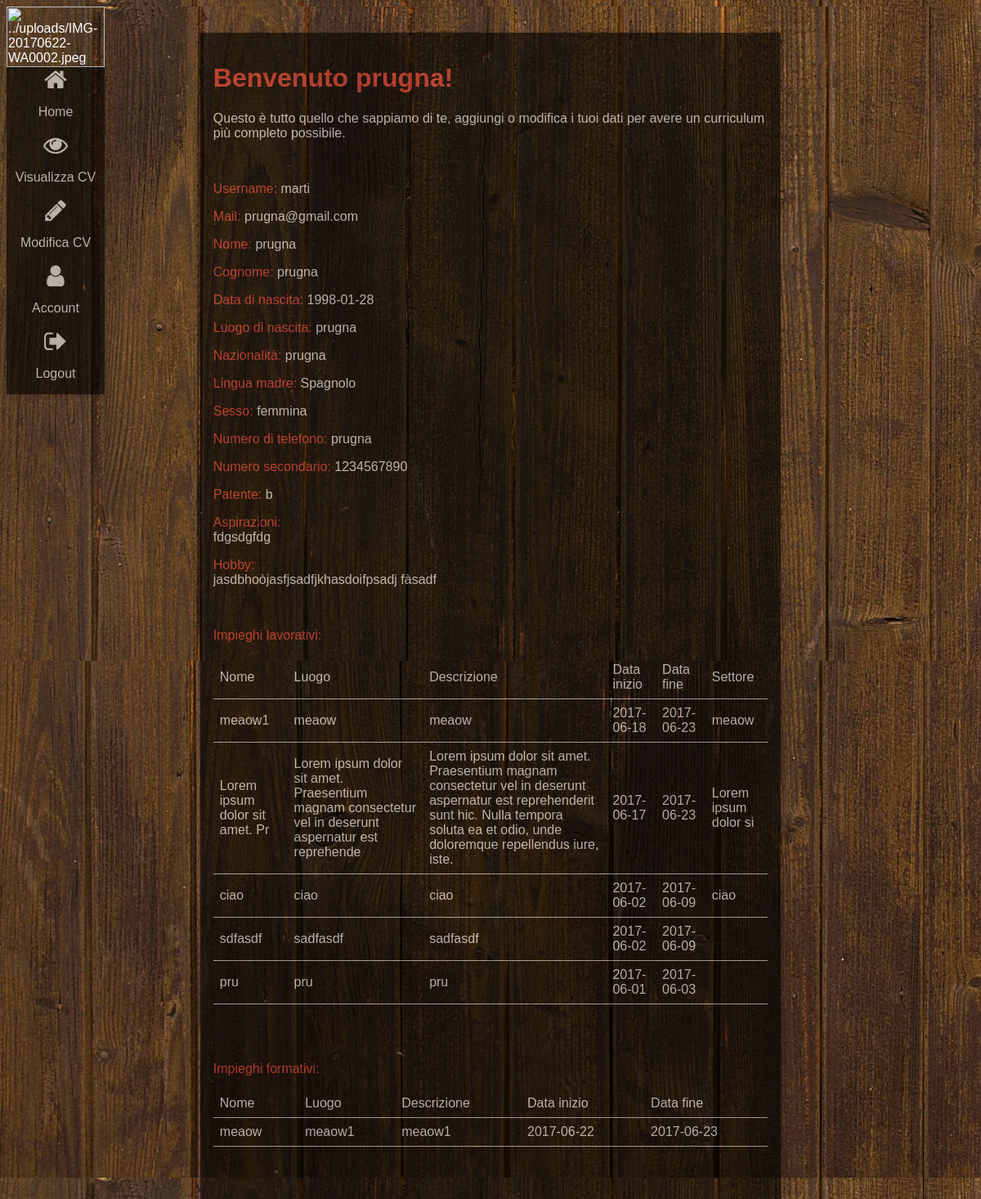
The page /_php/home.php (signed in, upper part) on the database as committed earlier.
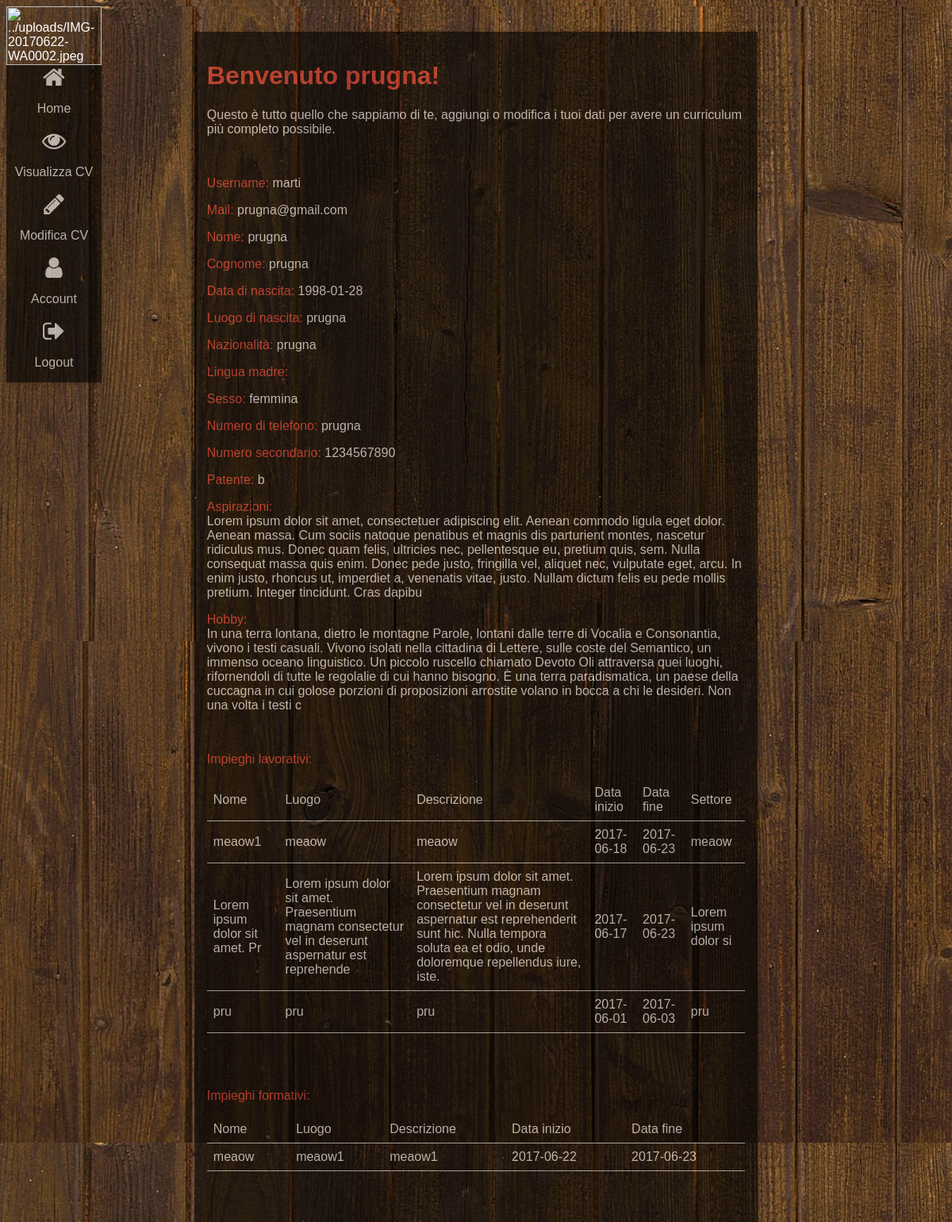
The same page on the database as committed later.
### tables this page shows
CREATE TABLE `lavoro` (
  `idlavoro` int(11) NOT NULL,
  `username` varchar(15) NOT NULL,
  `nome` varchar(30) NOT NULL,
  `luogo` varchar(100) NOT NULL,
  `descrizione` varchar(400) NOT NULL,
  `datainizio` varchar(10) NOT NULL,
  `datafine` varchar(10) NOT NULL,
  `settore` varchar(20) NOT NULL
);

CREATE TABLE `formazione` (
  `idformazione` int(11) NOT NULL,
  `username` varchar(15) NOT NULL,
  `nome` varchar(30) NOT NULL,
  `luogo` varchar(100) NOT NULL,
  `descrizione` varchar(400) NOT NULL,
  `datainizio` varchar(10) NOT NULL,
  `datafine` varchar(10) NOT NULL
);

### _php/home.php (the view, shortened to what this page needs)
<?php
	require_once('Connessione.php');
	$usernamemd5=$_SESSION['usernamemd5'];
	$foto=$_SESSION['foto'];
?>
<html>
	<head>
		<link rel="stylesheet" type="text/css" href="../_css/stylesheet_home.css">
		<link rel="stylesheet" href="https://cdnjs.cloudflare.com/ajax/libs/font-awesome/4.7.0/css/font-awesome.min.css">
	</head>
	<body style="min-height="100%">
		<div class="container-home">
			<div class="sidebar">
				<?php
					echo '<img src="';
					echo $foto;
					echo '"style="width:100%"';
					echo 'alt="';
					echo $foto;
					echo '"style="width:100%">';
				?>
				<div class="sidebar-home">
					<a href="home.php" class="sidebar-oggetti">
						<i class="fa fa-home"></i>
						<p>Home</p>
					</a>
					<a href="cv.php?id=<?php echo $usernamemd5; ?>" target="_blank" class="sidebar-oggetti">
						<i class="fa fa-eye"></i>
						<p>Visualizza CV</p>
					</a>
					<a href="modifica.php" class="sidebar-oggetti">
						<i class="fa fa-pencil"></i>
						<p>Modifica CV</p>
					</a>
					<a href="account.php" class="sidebar-oggetti">
						<i class="fa fa-user"></i>
						<p>Account</p>
					</a>
					<a href="login.php?logout=true" class="sidebar-oggetti">
						<i class="fa fa-sign-out"></i>
						<p>Logout</p>
					</a>
				</div>
			</div>
			<div class="box-home">
				<div class="box-account">
					<h1 class="titolo-rosa">Benvenuto <?php echo $_SESSION['nome']?>! </h1>
					<p>Questo &egrave tutto quello che sappiamo di te, aggiungi o modifica i tuoi dati per avere un curriculum più completo possibile.</p><br>
					<p><font class="titolo-rosa"> Username: </font><?php echo $_SESSION['username']?></p>
					<p><font class="titolo-rosa"> Mail: </font><?php echo $_SESSION['mail']?></p>
					<p><font class="titolo-rosa"> Nome: </font><?php echo $_SESSION['nome']?></p>
					<p><font class="titolo-rosa"> Cognome: </font><?php echo $_SESSION['cognome']?></p>
					<p><font class="titolo-rosa"> Data di nascita: </font><?php echo $_SESSION['data']?></p>
					<p><font class="titolo-rosa"> Luogo di nascita: </font><?php echo $_SESSION['luogo']?></p>
					<p><font class="titolo-rosa"> Nazionalità: </font><?php echo $_SESSION['nazionalita']?></p>
					<p><font class="titolo-rosa"> Lingua madre: </font><?php echo $_SESSION['madre']?></p>
					<p><font class="titolo-rosa"> Sesso: </font><?php echo $_SESSION['sesso']?></p>
					<p><font class="titolo-rosa"> Numero di telefono: </font><?php echo $_SESSION['numtel']?></p>
					<?php
						if(strlen ($_SESSION['numtel2'])!="null"){
							echo '<p><font class="titolo-rosa"> Numero secondario: </font>';
							echo $_SESSION["numtel2"];
							echo '</p>';
						}
						if(strlen ($_SESSION['patente'])!="null"){
							echo '<p><font class="titolo-rosa"> Patente: </font>';
							echo $_SESSION["patente"];
							echo '</p>';
						}
						if($_SESSION['aspirazioni']!="null" && strlen($_SESSION['aspirazioni'])!=0){
							echo '<p><font class="titolo-rosa">Aspirazioni: </font><br>';
							echo $_SESSION["aspirazioni"];
							echo '</p>';
						}
						if($_SESSION['hobby']!="null" && strlen($_SESSION['hobby'])!=0){
							echo '<p><font class="titolo-rosa"> Hobby: </font><br>';
							echo $_SESSION["hobby"];
							echo '</p>';
						}
						$username=$_SESSION['username'];
						$query=$conn->prepare("SELECT * FROM lavoro WHERE (username='$username')");
						$query->execute();
						$count=$query->rowCount();
						if($count>0){
							echo '<br><p><font class="titolo-rosa">Impieghi lavorativi:</p>';
							require_once('Connessione.php');
							$username=$_SESSION['username'];
							$query=$conn->prepare("SELECT nome, luogo, descrizione, datainizio, datafine, settore FROM lavoro WHERE username='$username' ORDER BY datainizio DESC");
							$query->execute();
							echo '<table>
									<tr>
										<td>Nome</td>
										<td>Luogo</td>
										<td>Descrizione</td>
										<td>Data inizio</td>
										<td>Data fine</td>
										<td>Settore</td>
									</tr>'
							;
							while($row = $query->fetch(PDO::FETCH_BOTH)){
								echo
									'<tr><td>'
								;
								echo	$row['nome'];
								echo	'</td>
										<td>'
								;
								echo	$row['luogo'];
								echo	'</td>
										<td>'
								;
								echo	$row['descrizione'];
								echo	'</td>
										<td>'
								;
								echo	$row['datainizio'];
								echo	'</td>
										<td>'
								;
								echo	$row['datafine'];
								echo	'</td>
										<td>'
								;
								echo	$row['settore'];
								echo	'</td>
									</tr>'
								;
							}
							echo
								'</table><br><br>'
							;
						}
						$username=$_SESSION['username'];
						$query=$conn->prepare("SELECT * FROM formazione WHERE (username='$username')");
						$query->execute();
						$count=$query->rowCount();
						if($count>0){
							echo '<br><p><font class="titolo-rosa">Impieghi formativi:</p>';
							require_once('Connessione.php');
							$username=$_SESSION['username'];
							$query=$conn->prepare("SELECT nome, luogo, descrizione, datainizio, datafine FROM formazione WHERE username='$username' ORDER BY datainizio DESC");
							$query->execute();
							echo '<table>
								<tr>
									<td>Nome</td>
									<td>Luogo</td>
									<td>Descrizione</td>
									<td>Data inizio</td>
									<td>Data fine</td>
								</tr>'
							;
							while($row = $query->fetch(PDO::FETCH_BOTH)){
								echo
									'<tr><td>'
								;
								echo	$row['nome'];
								echo	'</td>
										<td>'
								;
								echo	$row['luogo'];
								echo	'</td>
										<td>'
								;
								echo	$row['descrizione'];
								echo	'</td>
										<td>'
								;
								echo	$row['datainizio'];
								echo	'</td>
										<td>'
								;
								echo	$row['datafine'];
								echo	'</td>
									</tr>'
								;
							}
							echo
								'</table><br><br>'
							;
						}
						$username=$_SESSION['username'];
						$query=$conn->prepare("SELECT * FROM lingua WHERE (username='$username')");
						$query->execute();
						$count=$query->rowCount();
						if($count>0){
							echo '<br><p><font class="titolo-rosa">Lingua:</p>';
							echo'<table>
								<tr>
									<tr>
										<td>Lingua</td>
										<td colspan="2">Compresione</td>
										<td colspan="2">Parlato</td>
										<td>Produzione scritta</td>
									<tr>
									<tr>
										<td></td>
										<td>Ascolto</td>
										<td>Lettura</td>
										<td>Interazione</td>
										<td>Produzione orale</td>
										<td></td>
									<tr>'
							;
							echo
								'</table><br><br>'
							;
						}
						$username=$_SESSION['username'];
						$query=$conn->prepare("SELECT * FROM digitali WHERE (username='$username')");
						$query->execute();
						$count=$query->rowCount();
						if($count>0){
							echo '<br><p><font class="titolo-rosa">Competenze digitali:</p>';
							echo'<table>
								<tr>
									<tr>
										<td>Elaborazione delle informazioni</td>
										<td>Comunicazione</td>
										<td>Creazione dei contenuti</td>
										<td>Sicurezza</td>
										<td>Risoluzione dei problemi</td>
									<tr>
								<tr>'
							;
							echo
								'</table><br><br>'
							;
						}
					?>
				</div>
			</div>
		</div>
	</body>
</html>

### _css/stylesheet_home.css (style rules this page uses)
body,h1, p { font-family: "Raleway", sans-serif; color: white; }
body, html { height:100%; background-image: url('../_pics/texture.jpg'); background-color:white; }
p { color:white!important; }
.container-home { min-height:100%; margin:auto; height: auto; }
.box-account { padding:0.01em 16px; margin-top:16px; padding-top:16px!important; padding-bottom:16px!important; color:white!important; background-color:#000!important; opacity:0.60; box-shadow:0 2px 5px 0 rgba(0,0,0,0.16),0 2px 10px 0 rgba(0,0,0,0.12); height: auto; }
.titolo-rosa { color:#f44336!important }
.sidebar { height:auto; width:120px; position:fixed!important; z-index:1;overflow:auto; text-align:left; border:none; outline:none; white-space:normal; float:none; }
.sidebar-home { height:auto; width:120px; position:fixed!important; z-index:1;overflow:auto; text-align:left; border:none; outline:none; white-space:normal; float:none; opacity: 0.30; background-color:#000!important; opacity:0.60; box-shadow:0 2px 5px 0 rgba(0,0,0,0.16),0 2px 10px 0 rgba(0,0,0,0.12); }
.sidebar-oggetti { border:none; outline:none; display:block; white-space:normal; padding 8px; text-decoration:none; margin:0; height:20%; text-align: left; text-align:center; color: white; }
.sidebar-oggetti i { text-align:center; font-size:30px; margin:auto; width:100%; }
.box-home { padding: 0.01em 16px; margin-top: 16px; padding-top: 16px!important; padding-bottom: 16px!important; max-width: 60%; margin: auto; height: 100%; color:#fff!important; height: auto; }
table { border-collapse: collapse; width: 100%; color:white; }
th, td { padding: 8px; text-align: left; border-bottom: 1px solid #ddd; }

Rows that differ between the two databases and show on the page:
removed lavoro: nome "ciao", luogo "ciao", descrizione "ciao", datainizio "2017-06-02", datafine "2017-06-09", settore "ciao"
removed lavoro: nome "sdfasdf", luogo "sadfasdf", descrizione "sadfasdf", datainizio "2017-06-02", datafine "2017-06-09"
changed lavoro "pru": settore (not shown) → "pru"
Other text that changed with them:
$_SESSION["aspirazioni"]: "fdgsdgfdg" → "Lorem ipsum dolor sit amet, consectetuer adipiscing elit. Aenean commodo ligula eget dolor. Aenean massa. Cum sociis natoque penatibus et magnis dis parturient montes, nascetur ridiculus mus. Donec quam felis, ultricies nec, pellentesque eu, pretium quis, sem. Nulla consequat massa quis enim. Donec pede justo, fringilla vel, aliquet nec, vulputate eget, arcu. In enim justo, rhoncus ut, imperdiet a, venenatis vitae, justo. Nullam dictum felis eu pede mollis pretium. Integer tincidunt. Cras dapibu"
$_SESSION["hobby"]: "jasdbhoòjasfjsadfjkhasdoifpsadj fàsadf" → "In una terra lontana, dietro le montagne Parole, lontani dalle terre di Vocalia e Consonantia, vivono i testi casuali. Vivono isolati nella cittadina di Lettere, sulle coste del Semantico, un immenso oceano linguistico. Un piccolo ruscello chiamato Devoto Oli attraversa quei luoghi, rifornendoli di tutte le regolalie di cui hanno bisogno. È una terra paradismatica, un paese della cuccagna in cui golose porzioni di proposizioni arrostite volano in bocca a chi le desideri. Non una volta i testi c"
$_SESSION['madre']: "Spagnolo" → (not shown)
